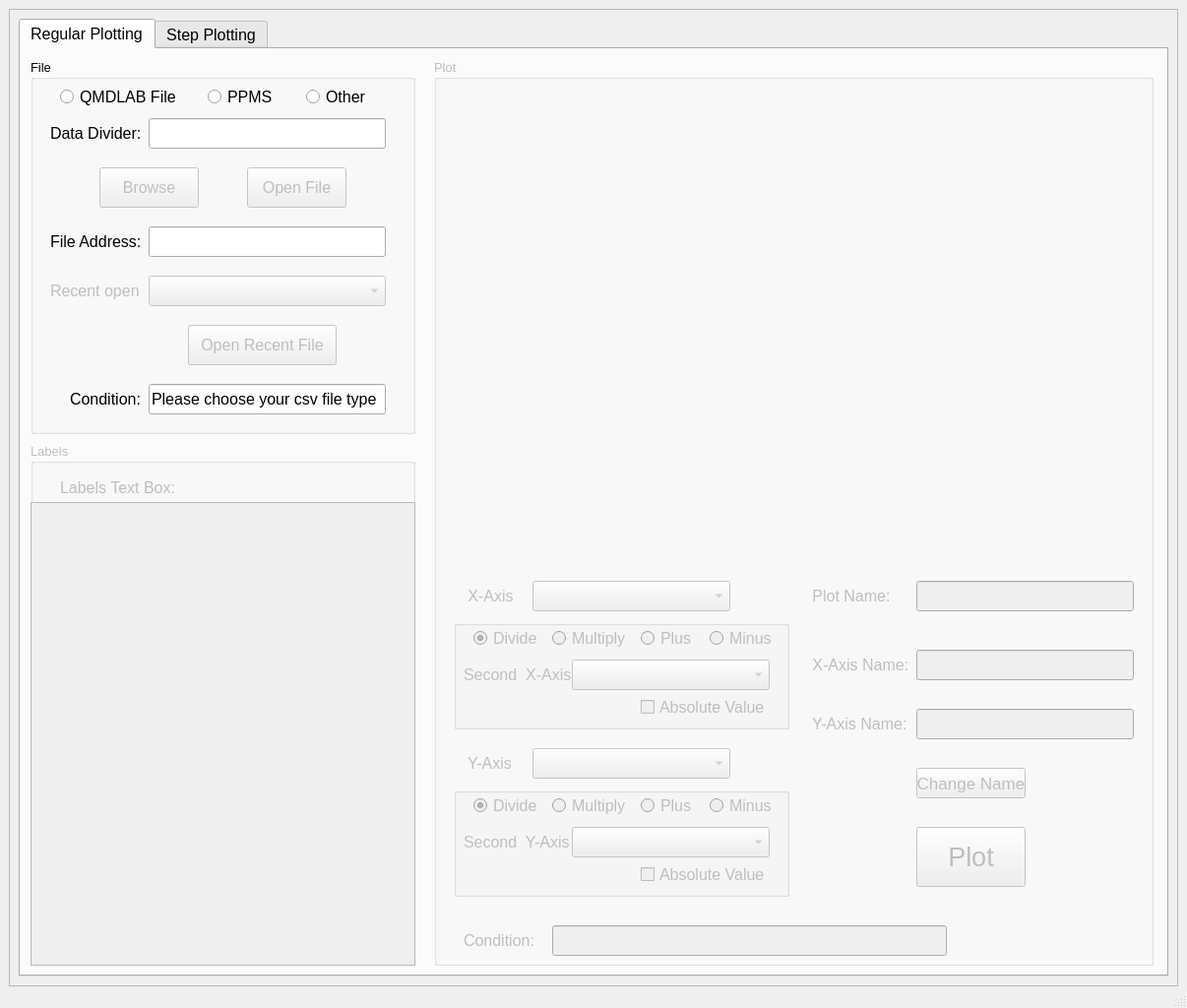
<?xml version="1.0" encoding="UTF-8"?>
<ui version="4.0">
 <class>MainWindow</class>
 <widget class="QMainWindow" name="MainWindow">
  <property name="geometry">
   <rect>
    <x>0</x>
    <y>0</y>
    <width>1206</width>
    <height>1024</height>
   </rect>
  </property>
  <property name="windowTitle">
   <string>MainWindow</string>
  </property>
  <property name="iconSize">
   <size>
    <width>24</width>
    <height>24</height>
   </size>
  </property>
  <widget class="QWidget" name="centralwidget">
   <layout class="QGridLayout" name="gridLayout_2">
    <property name="bottomMargin">
     <number>0</number>
    </property>
    <item row="0" column="0">
     <layout class="QGridLayout" name="gridLayout">
      <item row="0" column="0">
       <widget class="QScrollArea" name="scrollArea">
        <property name="font">
         <font>
          <pointsize>10</pointsize>
         </font>
        </property>
        <property name="widgetResizable">
         <bool>true</bool>
        </property>
        <widget class="QWidget" name="scrollAreaWidgetContents">
         <property name="geometry">
          <rect>
           <x>0</x>
           <y>0</y>
           <width>1184</width>
           <height>991</height>
          </rect>
         </property>
         <layout class="QGridLayout" name="gridLayout_3">
          <item row="0" column="0">
           <widget class="QTabWidget" name="tabWidget">
            <property name="font">
             <font>
              <pointsize>12</pointsize>
             </font>
            </property>
            <property name="currentIndex">
             <number>0</number>
            </property>
            <widget class="QWidget" name="tab">
             <attribute name="title">
              <string>Regular Plotting</string>
             </attribute>
             <widget class="QGroupBox" name="groupBox_file">
              <property name="geometry">
               <rect>
                <x>10</x>
                <y>10</y>
                <width>391</width>
                <height>381</height>
               </rect>
              </property>
              <property name="font">
               <font>
                <pointsize>10</pointsize>
               </font>
              </property>
              <property name="title">
               <string>File</string>
              </property>
              <widget class="QLineEdit" name="lineEdit_address">
               <property name="geometry">
                <rect>
                 <x>120</x>
                 <y>170</y>
                 <width>241</width>
                 <height>31</height>
                </rect>
               </property>
               <property name="font">
                <font>
                 <pointsize>12</pointsize>
                </font>
               </property>
              </widget>
              <widget class="QPushButton" name="pushButton_browse">
               <property name="enabled">
                <bool>false</bool>
               </property>
               <property name="geometry">
                <rect>
                 <x>70</x>
                 <y>110</y>
                 <width>101</width>
                 <height>41</height>
                </rect>
               </property>
               <property name="font">
                <font>
                 <pointsize>12</pointsize>
                </font>
               </property>
               <property name="text">
                <string>Browse</string>
               </property>
              </widget>
              <widget class="QLabel" name="label">
               <property name="geometry">
                <rect>
                 <x>20</x>
                 <y>170</y>
                 <width>91</width>
                 <height>31</height>
                </rect>
               </property>
               <property name="font">
                <font>
                 <pointsize>12</pointsize>
                </font>
               </property>
               <property name="text">
                <string>File Address:</string>
               </property>
              </widget>
              <widget class="QLabel" name="label_4">
               <property name="geometry">
                <rect>
                 <x>40</x>
                 <y>330</y>
                 <width>81</width>
                 <height>31</height>
                </rect>
               </property>
               <property name="font">
                <font>
                 <pointsize>12</pointsize>
                </font>
               </property>
               <property name="text">
                <string>Condition:</string>
               </property>
              </widget>
              <widget class="QLineEdit" name="lineEdit_condition1">
               <property name="geometry">
                <rect>
                 <x>120</x>
                 <y>330</y>
                 <width>241</width>
                 <height>31</height>
                </rect>
               </property>
               <property name="font">
                <font>
                 <pointsize>12</pointsize>
                </font>
               </property>
               <property name="text">
                <string>Please choose your csv file type</string>
               </property>
              </widget>
              <widget class="QLabel" name="label_10">
               <property name="geometry">
                <rect>
                 <x>20</x>
                 <y>60</y>
                 <width>91</width>
                 <height>31</height>
                </rect>
               </property>
               <property name="font">
                <font>
                 <pointsize>12</pointsize>
                </font>
               </property>
               <property name="text">
                <string>Data Divider:</string>
               </property>
              </widget>
              <widget class="QLineEdit" name="lineEdit_divider">
               <property name="geometry">
                <rect>
                 <x>120</x>
                 <y>60</y>
                 <width>241</width>
                 <height>31</height>
                </rect>
               </property>
               <property name="font">
                <font>
                 <pointsize>12</pointsize>
                </font>
               </property>
               <property name="text">
                <string/>
               </property>
              </widget>
              <widget class="QRadioButton" name="radioButton_qmd">
               <property name="geometry">
                <rect>
                 <x>30</x>
                 <y>30</y>
                 <width>121</width>
                 <height>17</height>
                </rect>
               </property>
               <property name="font">
                <font>
                 <pointsize>12</pointsize>
                </font>
               </property>
               <property name="text">
                <string>QMDLAB File</string>
               </property>
               <property name="checked">
                <bool>false</bool>
               </property>
              </widget>
              <widget class="QRadioButton" name="radioButton_other">
               <property name="geometry">
                <rect>
                 <x>280</x>
                 <y>30</y>
                 <width>71</width>
                 <height>17</height>
                </rect>
               </property>
               <property name="font">
                <font>
                 <pointsize>12</pointsize>
                </font>
               </property>
               <property name="text">
                <string>Other</string>
               </property>
              </widget>
              <widget class="QRadioButton" name="radioButton_ppms">
               <property name="geometry">
                <rect>
                 <x>180</x>
                 <y>30</y>
                 <width>71</width>
                 <height>17</height>
                </rect>
               </property>
               <property name="font">
                <font>
                 <pointsize>12</pointsize>
                </font>
               </property>
               <property name="text">
                <string>PPMS</string>
               </property>
               <property name="checked">
                <bool>false</bool>
               </property>
              </widget>
              <widget class="QPushButton" name="pushButton_openfile">
               <property name="enabled">
                <bool>false</bool>
               </property>
               <property name="geometry">
                <rect>
                 <x>220</x>
                 <y>110</y>
                 <width>101</width>
                 <height>41</height>
                </rect>
               </property>
               <property name="font">
                <font>
                 <pointsize>12</pointsize>
                </font>
               </property>
               <property name="text">
                <string>Open File</string>
               </property>
              </widget>
              <widget class="QLabel" name="label_11">
               <property name="enabled">
                <bool>false</bool>
               </property>
               <property name="geometry">
                <rect>
                 <x>20</x>
                 <y>220</y>
                 <width>91</width>
                 <height>31</height>
                </rect>
               </property>
               <property name="font">
                <font>
                 <pointsize>12</pointsize>
                </font>
               </property>
               <property name="text">
                <string>Recent open:</string>
               </property>
              </widget>
              <widget class="QComboBox" name="comboBox_recent">
               <property name="enabled">
                <bool>false</bool>
               </property>
               <property name="geometry">
                <rect>
                 <x>120</x>
                 <y>220</y>
                 <width>241</width>
                 <height>31</height>
                </rect>
               </property>
               <property name="font">
                <font>
                 <pointsize>12</pointsize>
                </font>
               </property>
              </widget>
              <widget class="QPushButton" name="pushButton_recent">
               <property name="enabled">
                <bool>false</bool>
               </property>
               <property name="geometry">
                <rect>
                 <x>160</x>
                 <y>270</y>
                 <width>151</width>
                 <height>41</height>
                </rect>
               </property>
               <property name="font">
                <font>
                 <pointsize>12</pointsize>
                </font>
               </property>
               <property name="text">
                <string>Open Recent File</string>
               </property>
              </widget>
             </widget>
             <widget class="QGroupBox" name="groupBox_labels">
              <property name="enabled">
               <bool>false</bool>
              </property>
              <property name="geometry">
               <rect>
                <x>10</x>
                <y>400</y>
                <width>391</width>
                <height>531</height>
               </rect>
              </property>
              <property name="font">
               <font>
                <pointsize>10</pointsize>
               </font>
              </property>
              <property name="title">
               <string>Labels</string>
              </property>
              <widget class="QLabel" name="label_6">
               <property name="geometry">
                <rect>
                 <x>30</x>
                 <y>30</y>
                 <width>141</width>
                 <height>31</height>
                </rect>
               </property>
               <property name="font">
                <font>
                 <pointsize>12</pointsize>
                </font>
               </property>
               <property name="text">
                <string>Labels Text Box:</string>
               </property>
              </widget>
              <widget class="QTextEdit" name="textEdit_labels">
               <property name="geometry">
                <rect>
                 <x>0</x>
                 <y>60</y>
                 <width>391</width>
                 <height>471</height>
                </rect>
               </property>
               <property name="font">
                <font>
                 <pointsize>13</pointsize>
                </font>
               </property>
              </widget>
             </widget>
             <widget class="QGroupBox" name="groupBox_plot">
              <property name="enabled">
               <bool>false</bool>
              </property>
              <property name="geometry">
               <rect>
                <x>420</x>
                <y>10</y>
                <width>731</width>
                <height>921</height>
               </rect>
              </property>
              <property name="font">
               <font>
                <pointsize>10</pointsize>
               </font>
              </property>
              <property name="title">
               <string>Plot</string>
              </property>
              <widget class="QWidget" name="widget" native="true">
               <property name="geometry">
                <rect>
                 <x>10</x>
                 <y>20</y>
                 <width>711</width>
                 <height>491</height>
                </rect>
               </property>
               <widget class="MatplotlibWidget" name="mplwidget">
                <property name="geometry">
                 <rect>
                  <x>290</x>
                  <y>200</y>
                  <width>16</width>
                  <height>16</height>
                 </rect>
                </property>
               </widget>
              </widget>
              <widget class="QComboBox" name="comboBox_x">
               <property name="geometry">
                <rect>
                 <x>100</x>
                 <y>530</y>
                 <width>201</width>
                 <height>31</height>
                </rect>
               </property>
               <property name="font">
                <font>
                 <pointsize>12</pointsize>
                </font>
               </property>
              </widget>
              <widget class="QComboBox" name="comboBox_y">
               <property name="geometry">
                <rect>
                 <x>100</x>
                 <y>700</y>
                 <width>201</width>
                 <height>31</height>
                </rect>
               </property>
               <property name="font">
                <font>
                 <pointsize>12</pointsize>
                </font>
               </property>
              </widget>
              <widget class="QPushButton" name="pushButton_change_name">
               <property name="enabled">
                <bool>false</bool>
               </property>
               <property name="geometry">
                <rect>
                 <x>490</x>
                 <y>720</y>
                 <width>111</width>
                 <height>31</height>
                </rect>
               </property>
               <property name="font">
                <font>
                 <pointsize>13</pointsize>
                </font>
               </property>
               <property name="text">
                <string>Change Name</string>
               </property>
              </widget>
              <widget class="QLabel" name="label_2">
               <property name="geometry">
                <rect>
                 <x>30</x>
                 <y>530</y>
                 <width>61</width>
                 <height>31</height>
                </rect>
               </property>
               <property name="font">
                <font>
                 <pointsize>12</pointsize>
                </font>
               </property>
               <property name="text">
                <string> X-Axis</string>
               </property>
              </widget>
              <widget class="QLabel" name="label_3">
               <property name="geometry">
                <rect>
                 <x>30</x>
                 <y>700</y>
                 <width>61</width>
                 <height>31</height>
                </rect>
               </property>
               <property name="font">
                <font>
                 <pointsize>12</pointsize>
                </font>
               </property>
               <property name="text">
                <string> Y-Axis</string>
               </property>
              </widget>
              <widget class="QLabel" name="label_5">
               <property name="geometry">
                <rect>
                 <x>30</x>
                 <y>880</y>
                 <width>91</width>
                 <height>31</height>
                </rect>
               </property>
               <property name="font">
                <font>
                 <pointsize>12</pointsize>
                </font>
               </property>
               <property name="text">
                <string>Condition:</string>
               </property>
              </widget>
              <widget class="QLineEdit" name="lineEdit_condition2">
               <property name="geometry">
                <rect>
                 <x>120</x>
                 <y>880</y>
                 <width>401</width>
                 <height>31</height>
                </rect>
               </property>
               <property name="font">
                <font>
                 <pointsize>12</pointsize>
                </font>
               </property>
               <property name="text">
                <string/>
               </property>
              </widget>
              <widget class="QLabel" name="label_7">
               <property name="geometry">
                <rect>
                 <x>380</x>
                 <y>600</y>
                 <width>101</width>
                 <height>31</height>
                </rect>
               </property>
               <property name="font">
                <font>
                 <pointsize>12</pointsize>
                </font>
               </property>
               <property name="text">
                <string> X-Axis Name:</string>
               </property>
              </widget>
              <widget class="QLineEdit" name="lineEdit_x">
               <property name="geometry">
                <rect>
                 <x>490</x>
                 <y>600</y>
                 <width>221</width>
                 <height>31</height>
                </rect>
               </property>
              </widget>
              <widget class="QLabel" name="label_8">
               <property name="geometry">
                <rect>
                 <x>380</x>
                 <y>660</y>
                 <width>111</width>
                 <height>31</height>
                </rect>
               </property>
               <property name="font">
                <font>
                 <pointsize>12</pointsize>
                </font>
               </property>
               <property name="text">
                <string> Y-Axis Name:</string>
               </property>
              </widget>
              <widget class="QLineEdit" name="lineEdit_y">
               <property name="geometry">
                <rect>
                 <x>490</x>
                 <y>660</y>
                 <width>221</width>
                 <height>31</height>
                </rect>
               </property>
              </widget>
              <widget class="QLabel" name="label_9">
               <property name="geometry">
                <rect>
                 <x>380</x>
                 <y>530</y>
                 <width>101</width>
                 <height>31</height>
                </rect>
               </property>
               <property name="font">
                <font>
                 <pointsize>12</pointsize>
                </font>
               </property>
               <property name="text">
                <string> Plot Name:</string>
               </property>
              </widget>
              <widget class="QLineEdit" name="lineEdit_name">
               <property name="geometry">
                <rect>
                 <x>490</x>
                 <y>530</y>
                 <width>221</width>
                 <height>31</height>
                </rect>
               </property>
              </widget>
              <widget class="QPushButton" name="pushButton_Plot">
               <property name="geometry">
                <rect>
                 <x>490</x>
                 <y>780</y>
                 <width>111</width>
                 <height>61</height>
                </rect>
               </property>
               <property name="font">
                <font>
                 <pointsize>20</pointsize>
                </font>
               </property>
               <property name="text">
                <string>Plot</string>
               </property>
              </widget>
              <widget class="QGroupBox" name="groupBox">
               <property name="geometry">
                <rect>
                 <x>20</x>
                 <y>570</y>
                 <width>341</width>
                 <height>111</height>
                </rect>
               </property>
               <property name="title">
                <string/>
               </property>
               <widget class="QComboBox" name="comboBox_x_2">
                <property name="geometry">
                 <rect>
                  <x>120</x>
                  <y>40</y>
                  <width>201</width>
                  <height>31</height>
                 </rect>
                </property>
                <property name="font">
                 <font>
                  <pointsize>12</pointsize>
                 </font>
                </property>
               </widget>
               <widget class="QRadioButton" name="radioButton_x_multiply">
                <property name="geometry">
                 <rect>
                  <x>100</x>
                  <y>10</y>
                  <width>81</width>
                  <height>17</height>
                 </rect>
                </property>
                <property name="font">
                 <font>
                  <pointsize>12</pointsize>
                 </font>
                </property>
                <property name="text">
                 <string>Multiply</string>
                </property>
               </widget>
               <widget class="QRadioButton" name="radioButton_x_divide">
                <property name="geometry">
                 <rect>
                  <x>20</x>
                  <y>10</y>
                  <width>71</width>
                  <height>17</height>
                 </rect>
                </property>
                <property name="font">
                 <font>
                  <pointsize>12</pointsize>
                 </font>
                </property>
                <property name="text">
                 <string>Divide</string>
                </property>
                <property name="checked">
                 <bool>true</bool>
                </property>
               </widget>
               <widget class="QRadioButton" name="radioButton_x_plus">
                <property name="geometry">
                 <rect>
                  <x>190</x>
                  <y>10</y>
                  <width>71</width>
                  <height>17</height>
                 </rect>
                </property>
                <property name="font">
                 <font>
                  <pointsize>12</pointsize>
                 </font>
                </property>
                <property name="text">
                 <string>Plus</string>
                </property>
               </widget>
               <widget class="QRadioButton" name="radioButton_x_minus">
                <property name="geometry">
                 <rect>
                  <x>260</x>
                  <y>10</y>
                  <width>71</width>
                  <height>17</height>
                 </rect>
                </property>
                <property name="font">
                 <font>
                  <pointsize>12</pointsize>
                 </font>
                </property>
                <property name="text">
                 <string>Minus</string>
                </property>
               </widget>
               <widget class="QLabel" name="label_12">
                <property name="geometry">
                 <rect>
                  <x>10</x>
                  <y>40</y>
                  <width>111</width>
                  <height>31</height>
                 </rect>
                </property>
                <property name="font">
                 <font>
                  <pointsize>12</pointsize>
                 </font>
                </property>
                <property name="text">
                 <string>Second  X-Axis</string>
                </property>
               </widget>
               <widget class="QCheckBox" name="checkBox_x_value">
                <property name="geometry">
                 <rect>
                  <x>190</x>
                  <y>80</y>
                  <width>131</width>
                  <height>17</height>
                 </rect>
                </property>
                <property name="font">
                 <font>
                  <pointsize>12</pointsize>
                 </font>
                </property>
                <property name="text">
                 <string>Absolute Value</string>
                </property>
               </widget>
              </widget>
              <widget class="QGroupBox" name="groupBox_2">
               <property name="geometry">
                <rect>
                 <x>20</x>
                 <y>740</y>
                 <width>341</width>
                 <height>111</height>
                </rect>
               </property>
               <property name="title">
                <string/>
               </property>
               <widget class="QComboBox" name="comboBox_y_2">
                <property name="geometry">
                 <rect>
                  <x>120</x>
                  <y>40</y>
                  <width>201</width>
                  <height>31</height>
                 </rect>
                </property>
                <property name="font">
                 <font>
                  <pointsize>12</pointsize>
                 </font>
                </property>
               </widget>
               <widget class="QRadioButton" name="radioButton_y_multiply">
                <property name="geometry">
                 <rect>
                  <x>100</x>
                  <y>10</y>
                  <width>81</width>
                  <height>17</height>
                 </rect>
                </property>
                <property name="font">
                 <font>
                  <pointsize>12</pointsize>
                 </font>
                </property>
                <property name="text">
                 <string>Multiply</string>
                </property>
               </widget>
               <widget class="QRadioButton" name="radioButton_y_divide">
                <property name="geometry">
                 <rect>
                  <x>20</x>
                  <y>10</y>
                  <width>71</width>
                  <height>17</height>
                 </rect>
                </property>
                <property name="font">
                 <font>
                  <pointsize>12</pointsize>
                 </font>
                </property>
                <property name="text">
                 <string>Divide</string>
                </property>
                <property name="checked">
                 <bool>true</bool>
                </property>
               </widget>
               <widget class="QRadioButton" name="radioButton_y_plus">
                <property name="geometry">
                 <rect>
                  <x>190</x>
                  <y>10</y>
                  <width>71</width>
                  <height>17</height>
                 </rect>
                </property>
                <property name="font">
                 <font>
                  <pointsize>12</pointsize>
                 </font>
                </property>
                <property name="text">
                 <string>Plus</string>
                </property>
               </widget>
               <widget class="QRadioButton" name="radioButton_y_minus">
                <property name="geometry">
                 <rect>
                  <x>260</x>
                  <y>10</y>
                  <width>71</width>
                  <height>17</height>
                 </rect>
                </property>
                <property name="font">
                 <font>
                  <pointsize>12</pointsize>
                 </font>
                </property>
                <property name="text">
                 <string>Minus</string>
                </property>
               </widget>
               <widget class="QLabel" name="label_13">
                <property name="geometry">
                 <rect>
                  <x>10</x>
                  <y>40</y>
                  <width>111</width>
                  <height>31</height>
                 </rect>
                </property>
                <property name="font">
                 <font>
                  <pointsize>12</pointsize>
                 </font>
                </property>
                <property name="text">
                 <string>Second  Y-Axis</string>
                </property>
               </widget>
               <widget class="QCheckBox" name="checkBox_y_value">
                <property name="geometry">
                 <rect>
                  <x>190</x>
                  <y>80</y>
                  <width>131</width>
                  <height>17</height>
                 </rect>
                </property>
                <property name="font">
                 <font>
                  <pointsize>12</pointsize>
                 </font>
                </property>
                <property name="text">
                 <string>Absolute Value</string>
                </property>
               </widget>
              </widget>
             </widget>
            </widget>
            <widget class="QWidget" name="tab_2">
             <attribute name="title">
              <string>Step Plotting</string>
             </attribute>
             <layout class="QVBoxLayout" name="verticalLayout">
              <item>
               <widget class="QGroupBox" name="groupBox_3">
                <property name="font">
                 <font>
                  <pointsize>10</pointsize>
                 </font>
                </property>
                <property name="title">
                 <string>First Step Plotting</string>
                </property>
                <widget class="QWidget" name="widget_first_step" native="true">
                 <property name="geometry">
                  <rect>
                   <x>230</x>
                   <y>0</y>
                   <width>931</width>
                   <height>471</height>
                  </rect>
                 </property>
                 <widget class="MatplotlibWidget" name="mplwidget_first_step">
                  <property name="geometry">
                   <rect>
                    <x>290</x>
                    <y>200</y>
                    <width>16</width>
                    <height>16</height>
                   </rect>
                  </property>
                 </widget>
                </widget>
                <widget class="QComboBox" name="comboBox_y_first_step">
                 <property name="geometry">
                  <rect>
                   <x>20</x>
                   <y>90</y>
                   <width>201</width>
                   <height>31</height>
                  </rect>
                 </property>
                 <property name="font">
                  <font>
                   <pointsize>12</pointsize>
                  </font>
                 </property>
                </widget>
                <widget class="QPushButton" name="pushButton_plot_first_step">
                 <property name="enabled">
                  <bool>false</bool>
                 </property>
                 <property name="geometry">
                  <rect>
                   <x>130</x>
                   <y>370</y>
                   <width>81</width>
                   <height>31</height>
                  </rect>
                 </property>
                 <property name="font">
                  <font>
                   <pointsize>13</pointsize>
                  </font>
                 </property>
                 <property name="text">
                  <string>Plot</string>
                 </property>
                </widget>
                <widget class="QLabel" name="label_14">
                 <property name="enabled">
                  <bool>false</bool>
                 </property>
                 <property name="geometry">
                  <rect>
                   <x>160</x>
                   <y>50</y>
                   <width>61</width>
                   <height>31</height>
                  </rect>
                 </property>
                 <property name="font">
                  <font>
                   <pointsize>12</pointsize>
                  </font>
                 </property>
                 <property name="text">
                  <string> Y-Axis</string>
                 </property>
                </widget>
                <widget class="QGroupBox" name="groupBox_first">
                 <property name="enabled">
                  <bool>false</bool>
                 </property>
                 <property name="geometry">
                  <rect>
                   <x>10</x>
                   <y>140</y>
                   <width>221</width>
                   <height>211</height>
                  </rect>
                 </property>
                 <property name="title">
                  <string/>
                 </property>
                 <widget class="QComboBox" name="comboBox_first">
                  <property name="geometry">
                   <rect>
                    <x>10</x>
                    <y>130</y>
                    <width>201</width>
                    <height>31</height>
                   </rect>
                  </property>
                  <property name="font">
                   <font>
                    <pointsize>12</pointsize>
                   </font>
                  </property>
                 </widget>
                 <widget class="QRadioButton" name="radioButton_first_multiply">
                  <property name="geometry">
                   <rect>
                    <x>120</x>
                    <y>10</y>
                    <width>81</width>
                    <height>17</height>
                   </rect>
                  </property>
                  <property name="font">
                   <font>
                    <pointsize>12</pointsize>
                   </font>
                  </property>
                  <property name="text">
                   <string>Multiply</string>
                  </property>
                 </widget>
                 <widget class="QRadioButton" name="radioButton_first_divide">
                  <property name="geometry">
                   <rect>
                    <x>30</x>
                    <y>10</y>
                    <width>71</width>
                    <height>17</height>
                   </rect>
                  </property>
                  <property name="font">
                   <font>
                    <pointsize>12</pointsize>
                   </font>
                  </property>
                  <property name="text">
                   <string>Divide</string>
                  </property>
                  <property name="checked">
                   <bool>true</bool>
                  </property>
                 </widget>
                 <widget class="QRadioButton" name="radioButton_first_plus">
                  <property name="geometry">
                   <rect>
                    <x>30</x>
                    <y>50</y>
                    <width>71</width>
                    <height>17</height>
                   </rect>
                  </property>
                  <property name="font">
                   <font>
                    <pointsize>12</pointsize>
                   </font>
                  </property>
                  <property name="text">
                   <string>Plus</string>
                  </property>
                 </widget>
                 <widget class="QRadioButton" name="radioButton_first_minus">
                  <property name="geometry">
                   <rect>
                    <x>120</x>
                    <y>50</y>
                    <width>71</width>
                    <height>17</height>
                   </rect>
                  </property>
                  <property name="font">
                   <font>
                    <pointsize>12</pointsize>
                   </font>
                  </property>
                  <property name="text">
                   <string>Minus</string>
                  </property>
                 </widget>
                 <widget class="QLabel" name="label_16">
                  <property name="geometry">
                   <rect>
                    <x>100</x>
                    <y>90</y>
                    <width>111</width>
                    <height>31</height>
                   </rect>
                  </property>
                  <property name="font">
                   <font>
                    <pointsize>12</pointsize>
                   </font>
                  </property>
                  <property name="text">
                   <string>Second  Y-Axis</string>
                  </property>
                 </widget>
                 <widget class="QCheckBox" name="checkBox_first">
                  <property name="geometry">
                   <rect>
                    <x>80</x>
                    <y>180</y>
                    <width>131</width>
                    <height>17</height>
                   </rect>
                  </property>
                  <property name="font">
                   <font>
                    <pointsize>12</pointsize>
                   </font>
                  </property>
                  <property name="text">
                   <string>Absolute Value</string>
                  </property>
                 </widget>
                </widget>
               </widget>
              </item>
              <item>
               <widget class="QGroupBox" name="groupBox_4">
                <property name="font">
                 <font>
                  <pointsize>10</pointsize>
                 </font>
                </property>
                <property name="title">
                 <string>Second Step Plotting</string>
                </property>
                <widget class="QWidget" name="widget_second_step" native="true">
                 <property name="geometry">
                  <rect>
                   <x>230</x>
                   <y>0</y>
                   <width>931</width>
                   <height>471</height>
                  </rect>
                 </property>
                 <widget class="MatplotlibWidget" name="mplwidget_second_step">
                  <property name="geometry">
                   <rect>
                    <x>290</x>
                    <y>200</y>
                    <width>16</width>
                    <height>16</height>
                   </rect>
                  </property>
                 </widget>
                </widget>
                <widget class="QComboBox" name="comboBox_y_second_step">
                 <property name="geometry">
                  <rect>
                   <x>20</x>
                   <y>90</y>
                   <width>201</width>
                   <height>31</height>
                  </rect>
                 </property>
                 <property name="font">
                  <font>
                   <pointsize>12</pointsize>
                  </font>
                 </property>
                </widget>
                <widget class="QPushButton" name="pushButton_plot_second_step">
                 <property name="enabled">
                  <bool>false</bool>
                 </property>
                 <property name="geometry">
                  <rect>
                   <x>130</x>
                   <y>380</y>
                   <width>81</width>
                   <height>31</height>
                  </rect>
                 </property>
                 <property name="font">
                  <font>
                   <pointsize>13</pointsize>
                  </font>
                 </property>
                 <property name="text">
                  <string>Plot</string>
                 </property>
                </widget>
                <widget class="QLabel" name="label_15">
                 <property name="enabled">
                  <bool>false</bool>
                 </property>
                 <property name="geometry">
                  <rect>
                   <x>160</x>
                   <y>50</y>
                   <width>61</width>
                   <height>31</height>
                  </rect>
                 </property>
                 <property name="font">
                  <font>
                   <pointsize>12</pointsize>
                  </font>
                 </property>
                 <property name="text">
                  <string> Y-Axis</string>
                 </property>
                </widget>
                <widget class="QGroupBox" name="groupBox_second">
                 <property name="enabled">
                  <bool>false</bool>
                 </property>
                 <property name="geometry">
                  <rect>
                   <x>10</x>
                   <y>150</y>
                   <width>221</width>
                   <height>211</height>
                  </rect>
                 </property>
                 <property name="title">
                  <string/>
                 </property>
                 <widget class="QComboBox" name="comboBox_second">
                  <property name="geometry">
                   <rect>
                    <x>10</x>
                    <y>130</y>
                    <width>201</width>
                    <height>31</height>
                   </rect>
                  </property>
                  <property name="font">
                   <font>
                    <pointsize>12</pointsize>
                   </font>
                  </property>
                 </widget>
                 <widget class="QRadioButton" name="radioButton_second_multiply">
                  <property name="geometry">
                   <rect>
                    <x>120</x>
                    <y>10</y>
                    <width>81</width>
                    <height>17</height>
                   </rect>
                  </property>
                  <property name="font">
                   <font>
                    <pointsize>12</pointsize>
                   </font>
                  </property>
                  <property name="text">
                   <string>Multiply</string>
                  </property>
                 </widget>
                 <widget class="QRadioButton" name="radioButton_second_divide">
                  <property name="geometry">
                   <rect>
                    <x>30</x>
                    <y>10</y>
                    <width>71</width>
                    <height>17</height>
                   </rect>
                  </property>
                  <property name="font">
                   <font>
                    <pointsize>12</pointsize>
                   </font>
                  </property>
                  <property name="text">
                   <string>Divide</string>
                  </property>
                  <property name="checked">
                   <bool>true</bool>
                  </property>
                 </widget>
                 <widget class="QRadioButton" name="radioButton_second_plus">
                  <property name="geometry">
                   <rect>
                    <x>30</x>
                    <y>50</y>
                    <width>71</width>
                    <height>17</height>
                   </rect>
                  </property>
                  <property name="font">
                   <font>
                    <pointsize>12</pointsize>
                   </font>
                  </property>
                  <property name="text">
                   <string>Plus</string>
                  </property>
                 </widget>
                 <widget class="QRadioButton" name="radioButton_second_minus">
                  <property name="geometry">
                   <rect>
                    <x>120</x>
                    <y>50</y>
                    <width>71</width>
                    <height>17</height>
                   </rect>
                  </property>
                  <property name="font">
                   <font>
                    <pointsize>12</pointsize>
                   </font>
                  </property>
                  <property name="text">
                   <string>Minus</string>
                  </property>
                 </widget>
                 <widget class="QLabel" name="label_17">
                  <property name="geometry">
                   <rect>
                    <x>100</x>
                    <y>90</y>
                    <width>111</width>
                    <height>31</height>
                   </rect>
                  </property>
                  <property name="font">
                   <font>
                    <pointsize>12</pointsize>
                   </font>
                  </property>
                  <property name="text">
                   <string>Second  Y-Axis</string>
                  </property>
                 </widget>
                 <widget class="QCheckBox" name="checkBox_second">
                  <property name="geometry">
                   <rect>
                    <x>80</x>
                    <y>180</y>
                    <width>131</width>
                    <height>17</height>
                   </rect>
                  </property>
                  <property name="font">
                   <font>
                    <pointsize>12</pointsize>
                   </font>
                  </property>
                  <property name="text">
                   <string>Absolute Value</string>
                  </property>
                 </widget>
                </widget>
               </widget>
              </item>
             </layout>
            </widget>
           </widget>
          </item>
         </layout>
        </widget>
       </widget>
      </item>
     </layout>
    </item>
   </layout>
  </widget>
  <widget class="QStatusBar" name="statusbar"/>
 </widget>
 <customwidgets>
  <customwidget>
   <class>MatplotlibWidget</class>
   <extends>QWidget</extends>
   <header>matplotlibwidget</header>
  </customwidget>
 </customwidgets>
 <resources/>
 <connections/>
</ui>
